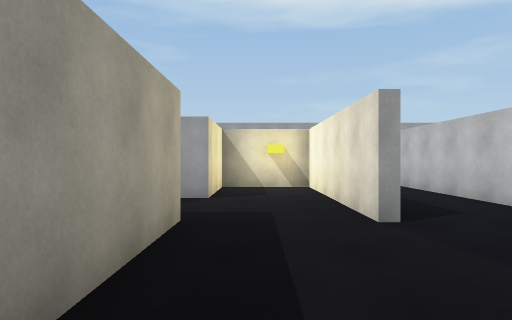
View 1 (above)

14 first-person views from a walk through a Unity game level. The camera is 1.4 m above the floor, looks level and sees 75° across. Doors are open. The floor is counted in squares, 2 m on a side. Each view is taken from the middle of a square. On the plan, view 1 faces up. The plan holds only what a view shows up to about 10 squares ahead; the rest is blank. The place goes on beyond the plan. The player is left out.

View 2
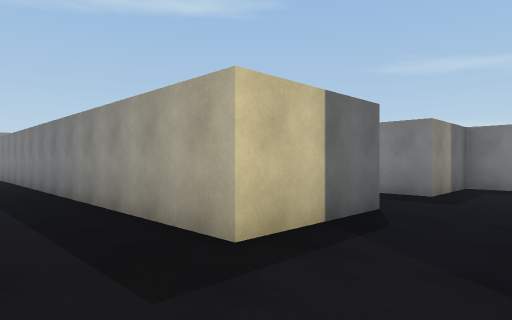

View 3
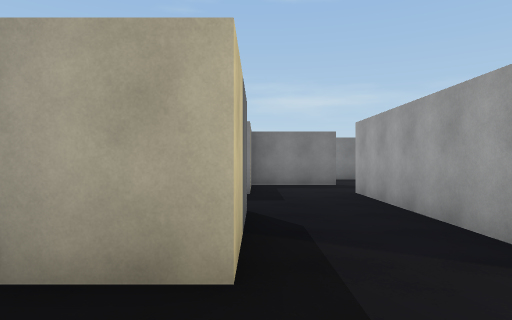

View 4
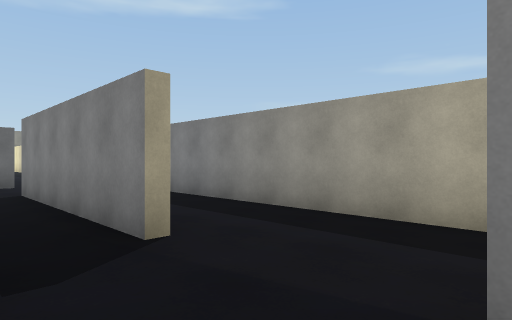

View 5
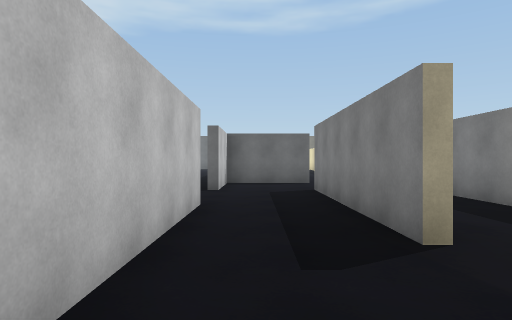

View 6
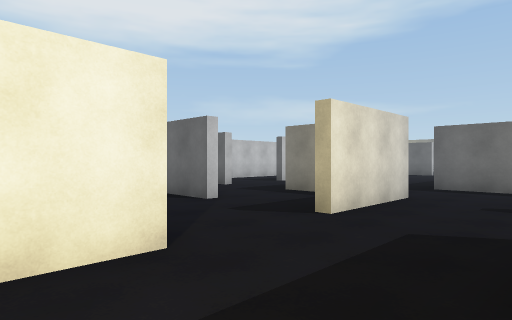

View 7
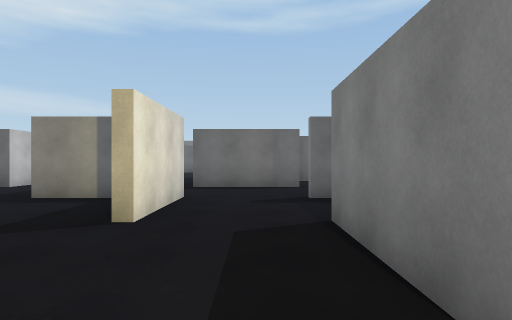

View 8
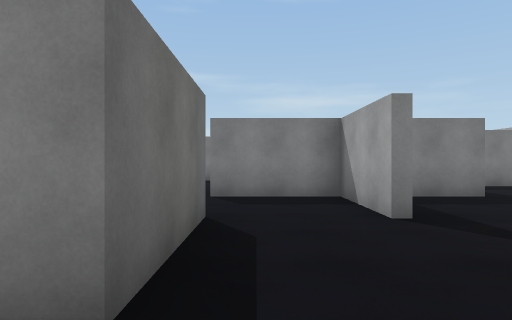

View 9
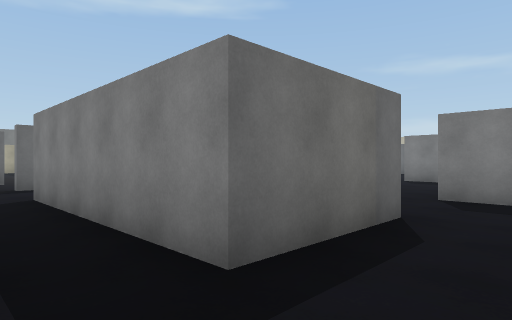

View 10
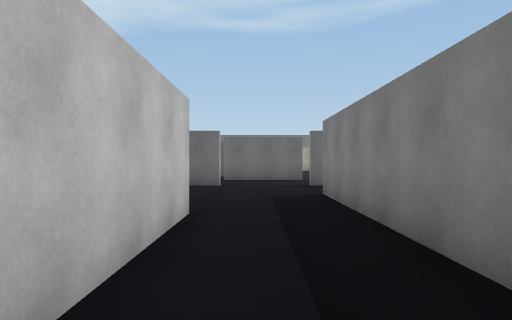

View 11
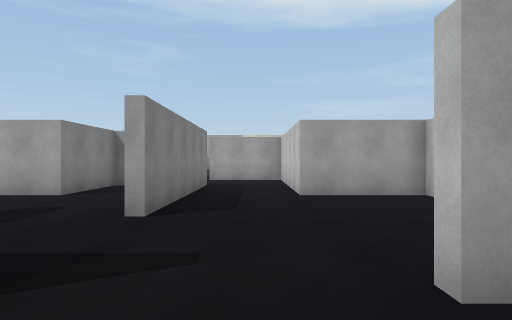

View 12
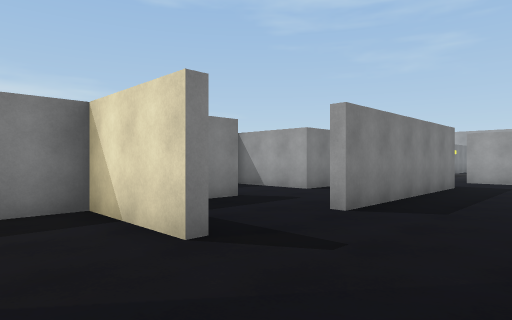

View 13
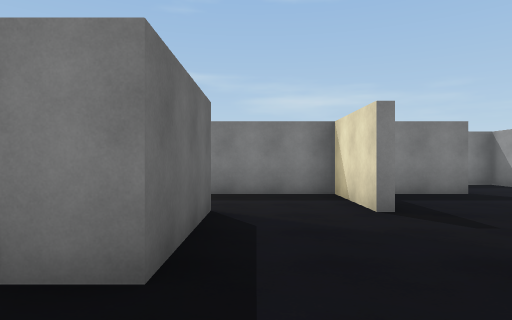

View 14
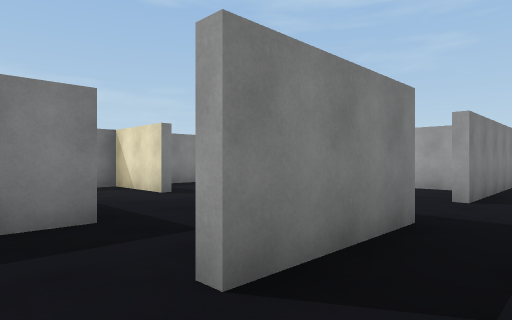

### Floor plan
Points are (right, up) in squares from view 1. A wall is a line through its corners. A room is listed if a view was taken in it or the views show most of it. See-through windows are left out.
Room 1 (view 1)
walls: (-0.9, 3.9) (-0.9, -6.2)
ways out: opening at (0.5, 4) to room 2; opening at (2, -4.5) to room 3; opening at (2, 2.5) to room 3; opening at (0.5, -6)
Room 2 (views 2, 3)
walls: (1.4, 3.8) (1.4, 8.6) (-0.9, 8.6) (-0.9, 6.1) (-6.1, 6.1); (-3.6, 3.9) (-0.9, 3.9)
ways out: opening at (0.5, 4) to room 1; opening at (-4.5, 4) to room 10; opening at (-6, 5) to room 11
Room 3 (views 4, 5)
walls: (3.9, 5) (3.9, 9); (1.6, 1.2) (1.6, -3.9); (3.9, -1.2) (3.9, 2.9); (3.9, -5.9) (3.9, -3.9)
ways out: opening at (2, -4.5) to room 1; opening at (2, 2.5) to room 1; opening at (4, -2.5)
Room 4 (views 6, 7)
walls: (-8.6, 8.6) (-8.6, 9.8)
ways out: opening at (-9.5, 9) to room 9; opening at (-11, 10.5)
Room 5 (views 8, 9, 10)
walls: (-3.6, -1.4) (-6.1, -1.4) (-6.1, 1.9); (-8.4, 1.4) (-8.4, -3.9); (-10.9, -3.5) (-10.9, -5.2); (-6.1, -6.1) (-5.1, -6.1); (-10.9, 1.1) (-10.9, -1.4); (-7.5, 3.6) (-8.6, 3.6)
ways out: opening at (-7.5, -6) to room 6; opening at (-3, -4.5) to room 8; opening at (-8, 2.5) to room 9; opening at (-11, -2.5)
Room 6 (view 11)
walls: (-8.8, -8.6) (-5.9, -8.6); (-8.4, -6.4) (-10.9, -6.4) (-10.9, -9)
ways out: opening at (-7.5, -6) to room 5; opening at (-6, -7.5) to room 7; opening at (-9.5, -9)
Room 7 (views 12, 13)
walls: (-5.9, -8.6) (-5.9, -9.5)
ways out: opening at (-6, -7.5) to room 6; opening at (-3, -9.5) to room 8
Room 8 (view 14)
walls: (-3.4, -6.1) (-3.4, -8.9); (-3.4, 0.4) (-3.4, -3.8)
ways out: opening at (-3, -4.5) to room 5; opening at (-3, -9.5) to room 7
Room 9 (no view inside)
walls: (-11.5, 3.9) (-11, 3.9); (-11, 3.6) (-13.4, 3.6) (-13.4, 1.1); (-13.4, 6.4) (-13.4, 5); (-8.6, 3.6) (-8.6, 6.2); (-11.1, 1.4) (-8.4, 1.4); (-10.9, 8.9) (-10.9, 6.1)
ways out: opening at (-9.5, 9) to room 4; opening at (-8, 2.5) to room 5; opening at (-13, 7.5); opening at (-12, 1); opening at (-8, 7.5)
Room 10 (no view inside)
walls: (-3.6, 0.5) (-3.6, 1.4); (-5.9, 3.9) (-5.9, 2.8)
ways out: opening at (-4.5, 4) to room 2
Room 11 (no view inside)
walls: (-8.4, 6.2) (-8.4, 3.9) (-5.9, 3.9)
ways out: opening at (-6, 5) to room 2; opening at (-7, 6)

Positions as (right, up) in squares from view 1, and headings:
1: (0, 0), facing up
2: (1, 6), facing down-left
3: (1, 4), facing left
4: (3, 4), facing down-left
5: (3, 4), facing down
6: (-11, 10), facing down-right
7: (-10, 10), facing down
8: (-7, 2), facing left
9: (-7, 3), facing down-left
10: (-7, 3), facing down
11: (-7, -8), facing up
12: (-6, -8), facing up-left
13: (-4, -8), facing left
14: (-2, -10), facing up-left
